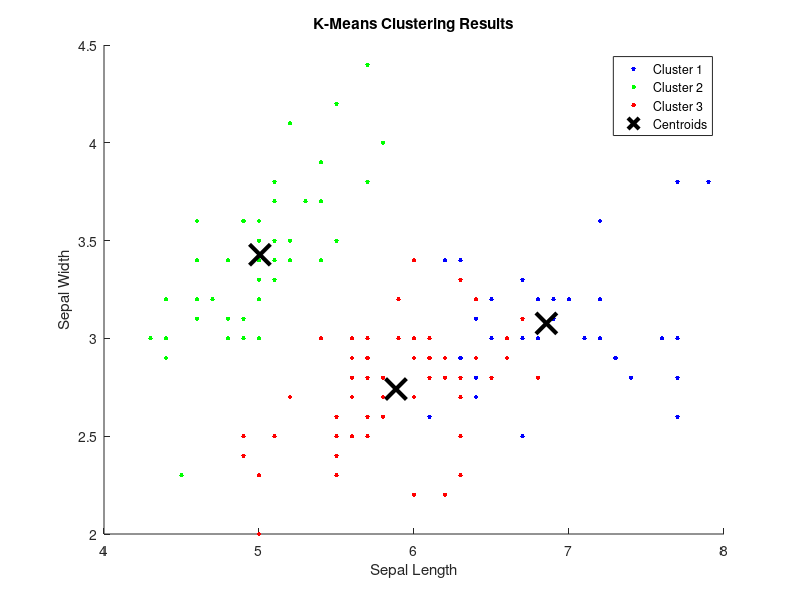

Recreate this plot in MATLAB.
% Load the Iris dataset 
load fisheriris; 

% Combine the four features into a matrix 
X = [meas(:,1), meas(:,2), meas(:,3), meas(:,4)]; 

% Apply k-means clustering with k=3 
k = 3; 
[idx, centroids] = kmeans(X, k); 

% Plot the results 
figure; 
gscatter(X(:,1), X(:,2), idx, 'bgr', '.', 10); 
hold on; 
plot(centroids(:,1), centroids(:,2), 'kx', 'MarkerSize', 15, 'LineWidth', 3); 
legend('Cluster 1', 'Cluster 2', 'Cluster 3', 'Centroids'); 
title('K-Means Clustering Results'); 
xlabel('Sepal Length'); 
ylabel('Sepal Width');